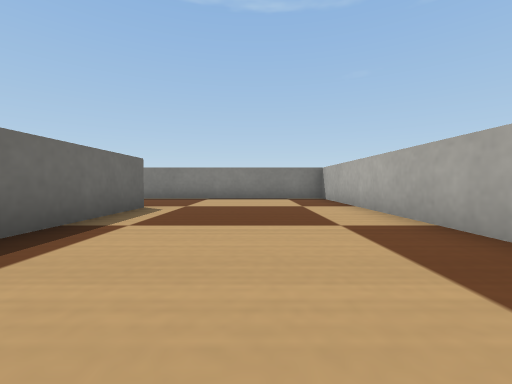
view 1 (above)

22 first-person views from a walk through a world built for the Webots simulator. The camera is 0.05 m above the floor, tilts 2° down and sees 90° across. The floor is counted in squares, 0.1 m on a side. Each view is taken from the middle of a square. On the plan, view 1 faces up. The plan holds only what a view shows up to about 9 squares ahead; the rest is blank. Robots are left out. Webots' stock objects and surfaces are drawn as simple stand-ins.

view 2
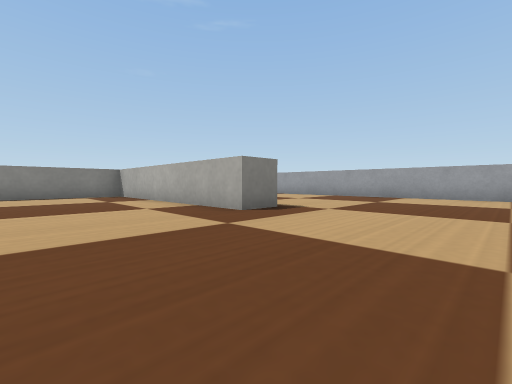

view 3
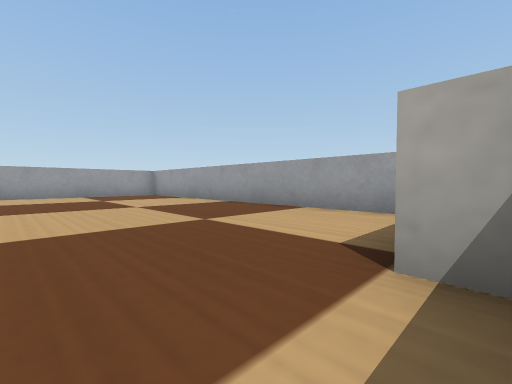

view 4
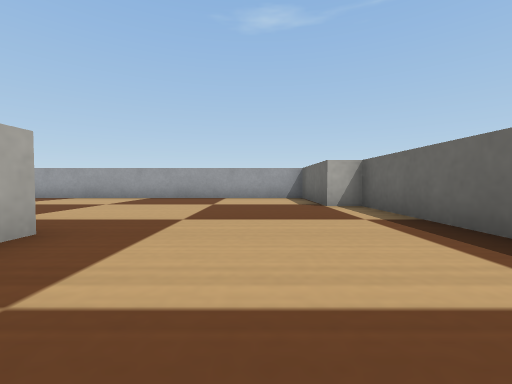

view 5
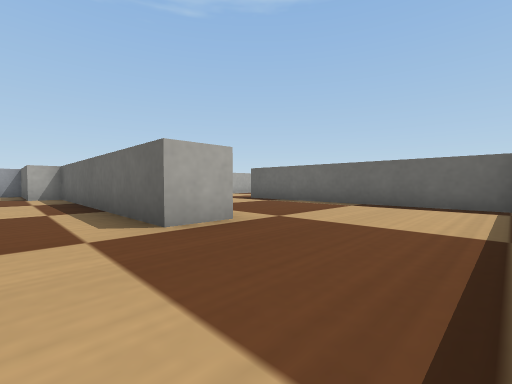

view 6
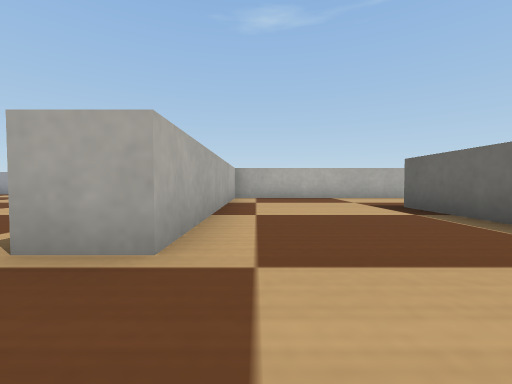

view 7
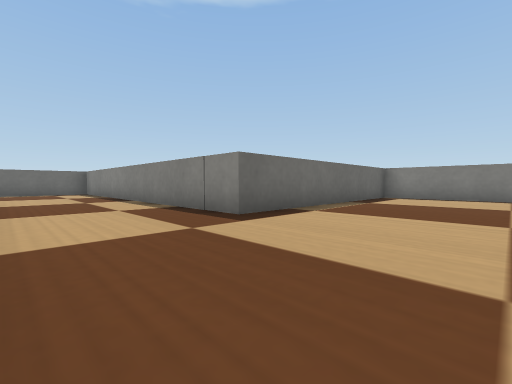

view 8
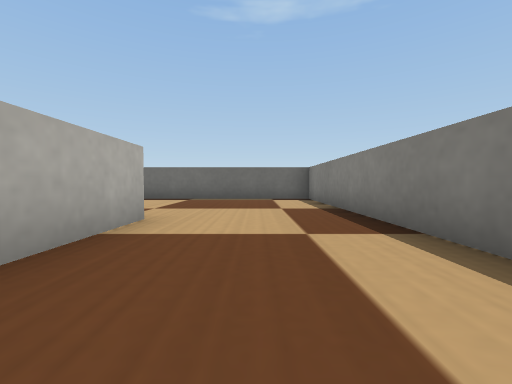

view 9
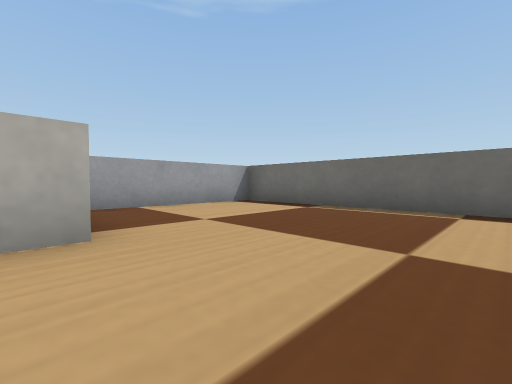

view 10
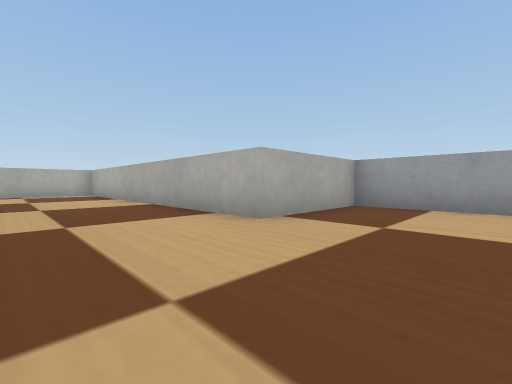

view 11
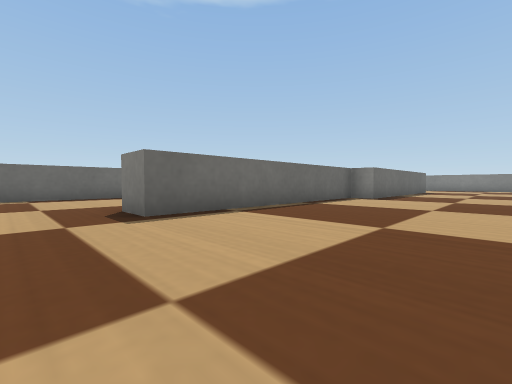

view 12
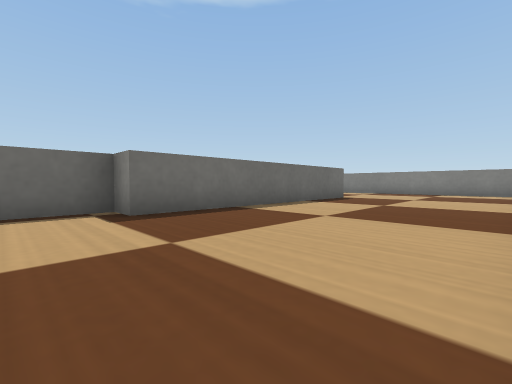

view 13
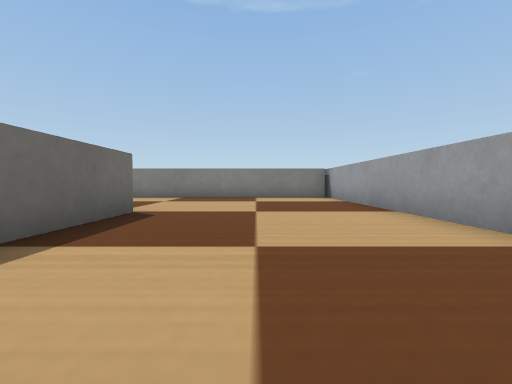

view 14
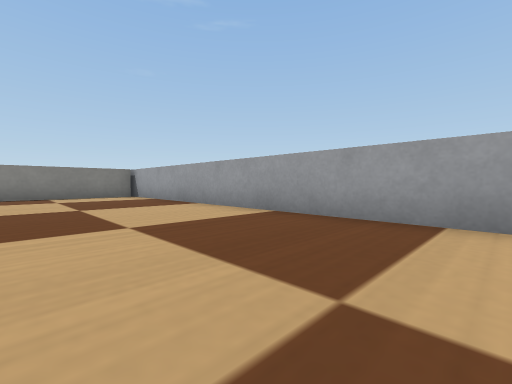

view 15
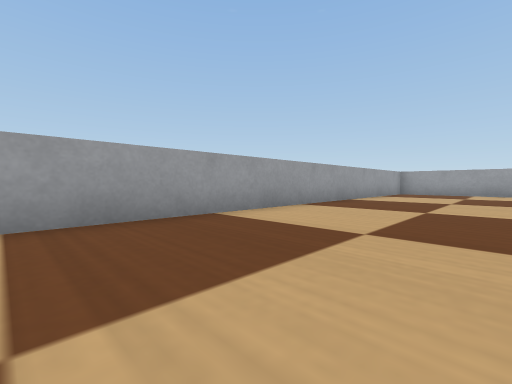

view 16
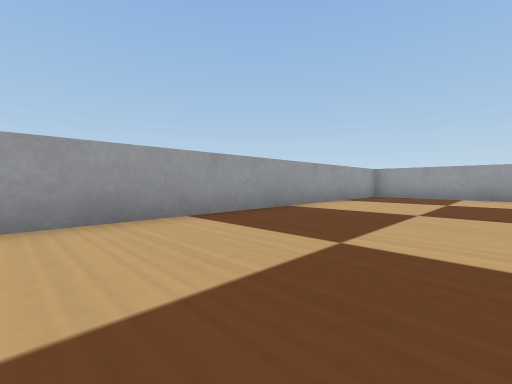

view 17
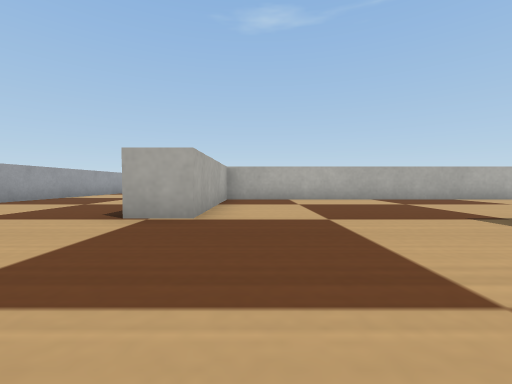

view 18
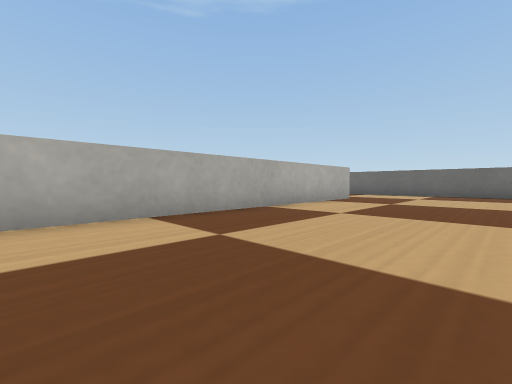

view 19
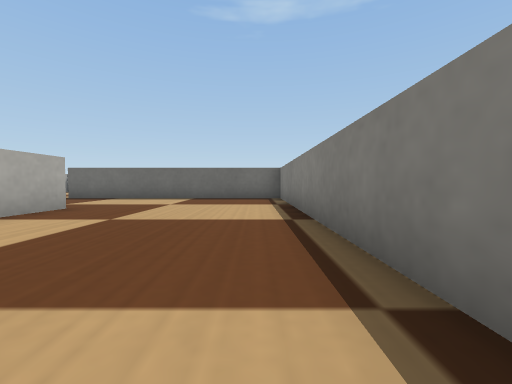

view 20
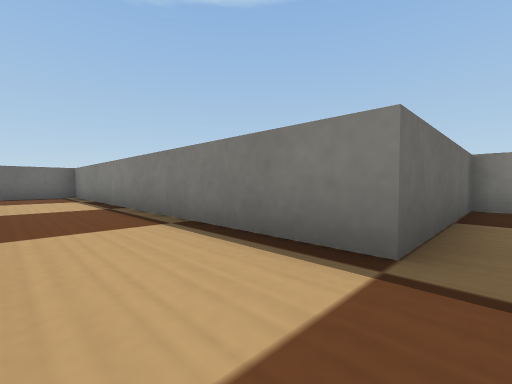

view 21
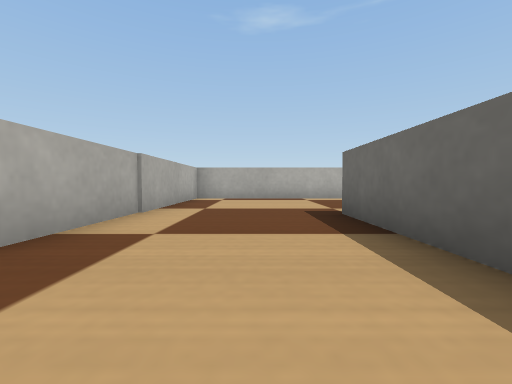

view 22
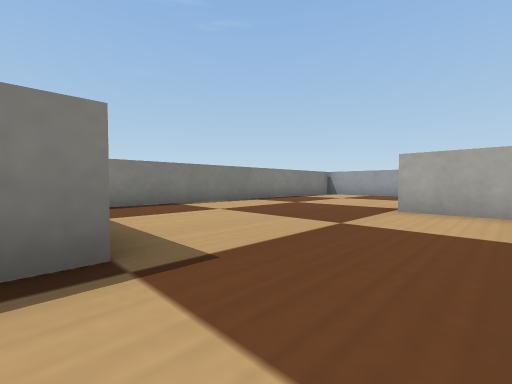

### Floor plan
Points are (right, up) in squares from view 1. A wall is a line through its corners. A room is listed if a view was taken in it or the views show most of it. See-through windows are left out.
Room 1 (views 1, 2, 3, 4, 5)
walls: (2.2, 1.5) (2.2, 8.3) (-2.5, 8.3); (-2.3, 5.2) (-2.3, -1.6) (-1.5, -1.6) (-1.5, -4.5) (1.5, -4.5)
ways out: opening at (-3, 7) to room 2; opening at (2.5, -1.5) to room 3
Room 2 (views 6, 7, 8, 9, 10)
walls: (-3.3, -1.2) (-3.3, 5.2) (-2.3, 5.2); (-2.5, 8.3) (-7.1, 8.3) (-7.1, 1.7) (-17.1, 1.7) (-17.1, -4.5) (-12.5, -4.5) (-12.5, -1.6) (-3.2, -1.6)
ways out: opening at (-3, 7) to room 1
Room 3 (views 11, 12, 13, 14, 15, 16)
walls: (8.5, 9.9) (8.5, 20.1); (2.9, 15.4) (3.9, 15.4) (3.9, 8.3) (3.2, 8.3) (3.2, 1.5) (2.2, 1.5); (8.5, -4.2) (8.5, 8.1); (1.5, -4.5) (8.2, -4.5); (8.4, 19.9) (2.5, 19.9)
ways out: opening at (2.5, -1.5) to room 1; opening at (3.5, 17.5) to room 4
Room 4 (views 17, 18, 19, 20, 21, 22)
walls: (2.5, 19.9) (-1.5, 19.9) (-1.5, 15.8) (-11.4, 15.8) (-11.4, 8.8); (-11.4, 4.7) (-8, 4.7) (-8, 11.3) (2.9, 11.3) (2.9, 15.4)
ways out: opening at (3.5, 17.5) to room 3; opening at (-12, 6.5)

Where each view was taken, in squares from view 1:
view 1: 0 up, 0 right, facing up
view 2: 2 down, 1 left, facing up-right
view 3: 0 up, 2 left, facing down-right
view 4: 4 up, 0 right, facing down
view 5: 8 up, 1 left, facing down-left
view 6: 7 up, 4 left, facing down
view 7: 1 down, 4 left, facing up-left
view 8: 0 up, 9 left, facing left
view 9: 1 up, 12 left, facing down-left
view 10: 1 up, 15 left, facing down-right
view 11: 0 up, 7 right, facing up-left
view 12: 7 up, 8 right, facing up-left
view 13: 11 up, 6 right, facing up
view 14: 10 up, 5 right, facing up-right
view 15: 8 up, 5 right, facing down-right
view 16: 5 up, 5 right, facing down-right
view 17: 19 up, 2 right, facing down
view 18: 15 up, 0 right, facing down-left
view 19: 15 up, 3 left, facing left
view 20: 14 up, 1 left, facing up-left
view 21: 13 up, 10 left, facing down
view 22: 14 up, 2 left, facing up-right
